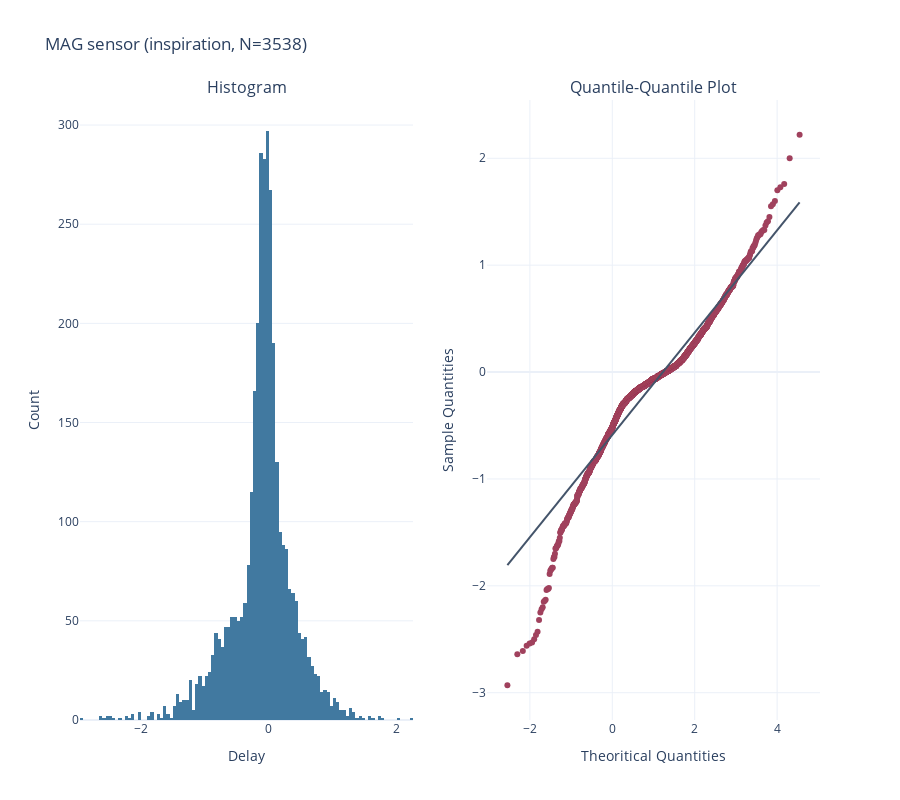
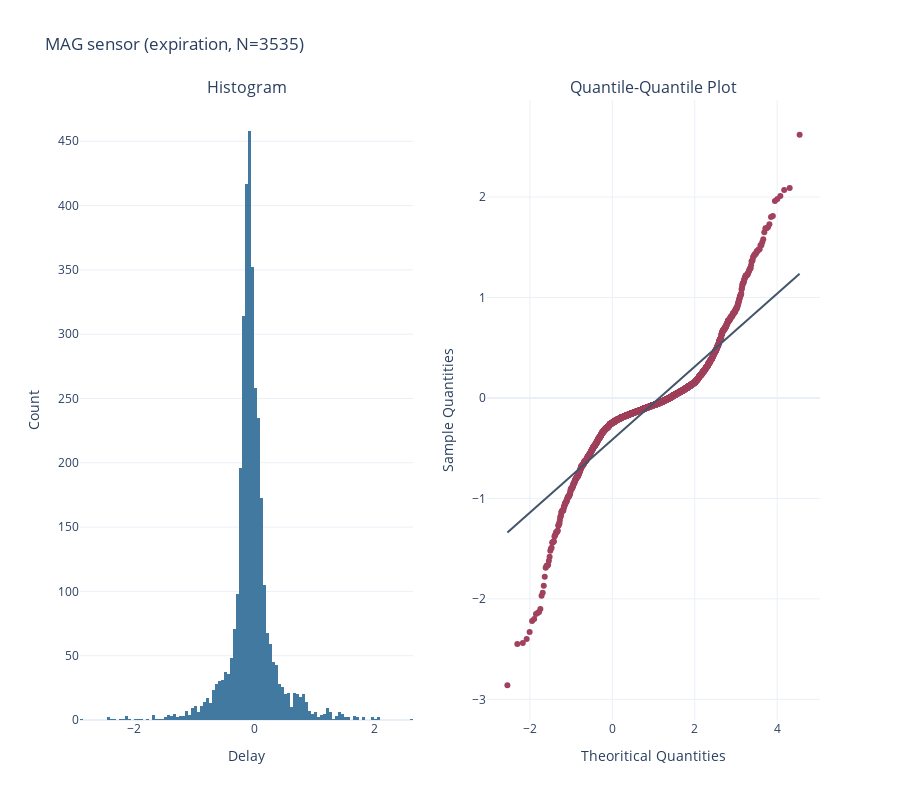
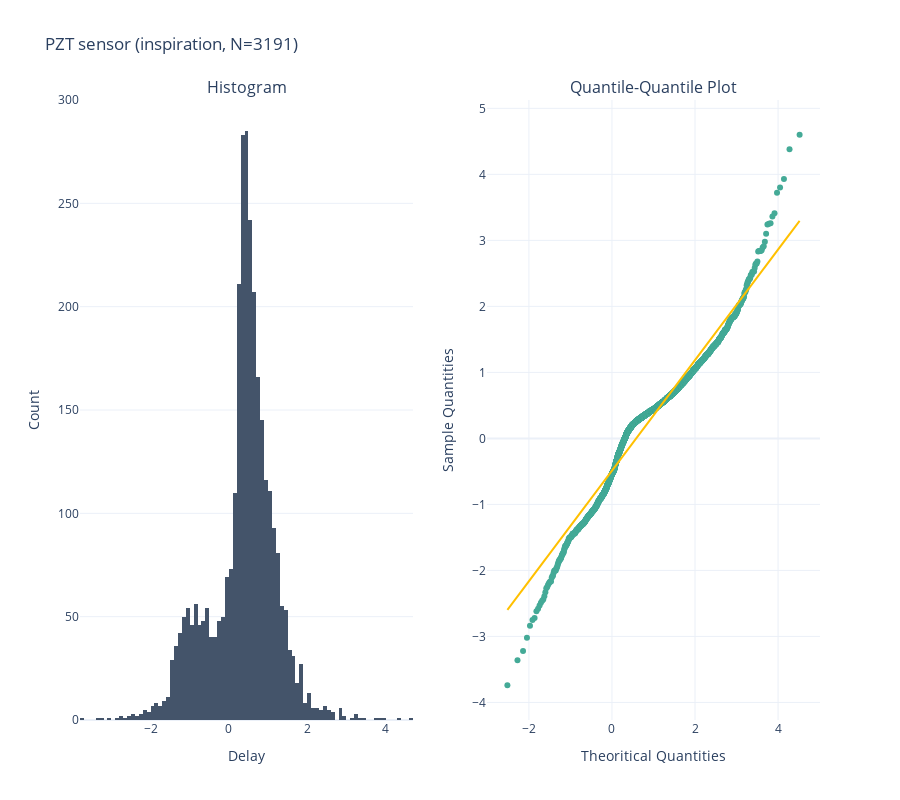
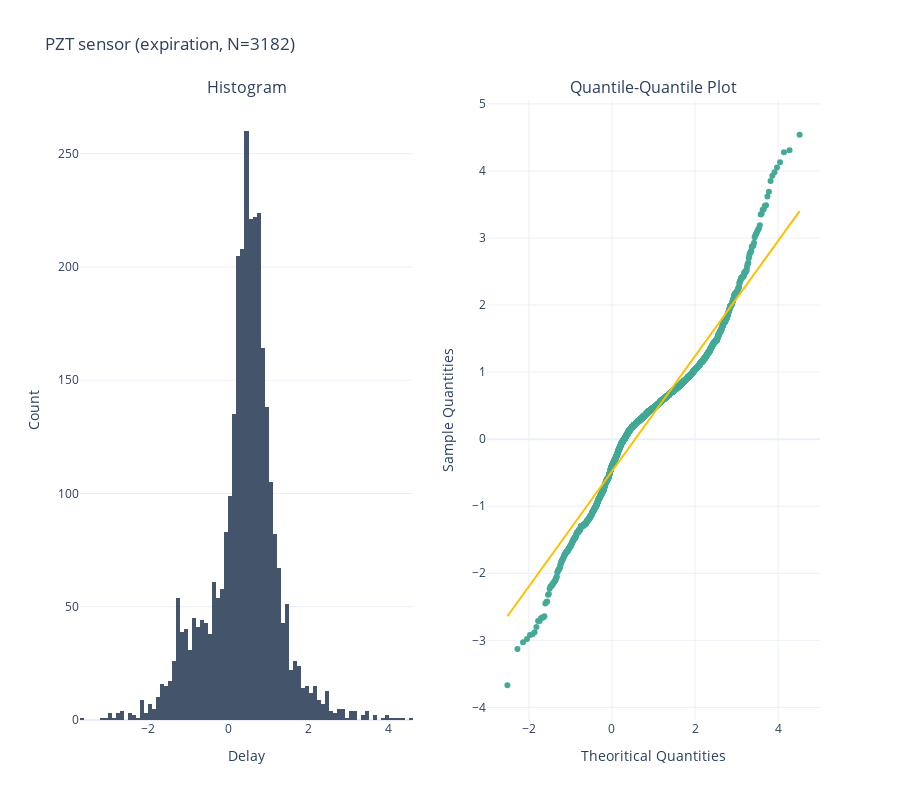

Notebook source saved alongside these figures, in order:
### Markdown cell above
### Event-specific delay analysis

### Code cell
normality_test(delays_i_all_mag, sensor="MAG", type="inspiration")
normality_test(delays_e_all_mag, sensor="MAG", type="expiration")
normality_test(delays_i_all_pzt, sensor="PZT", type="inspiration", categorical_palette=CATEGORICAL_PALETTE[2:])
normality_test(delays_e_all_pzt, sensor="PZT", type="expiration", categorical_palette=CATEGORICAL_PALETTE[2:])

### Figure 1 — Plotly figure (JSON) as saved in the notebook; plotly's stock layout.template omitted (floating-point values rounded to 4 significant figures; data arrays with more than 128 entries replaced by an {"elided": "..."} marker saying what was removed)
{"data": [{"marker": {"color": "#4179A0"}, "type": "histogram", "x": {"elided": "3538 float values"}, "xaxis": "x", "yaxis": "y"}, {"marker": {"color": "#A0415D"}, "mode": "markers", "type": "scatter", "x": {"elided": "3538 float values"}, "xaxis": "x2", "y": {"elided": "3538 float values"}, "yaxis": "y2"}, {"line": {"color": "#44546A"}, "mode": "lines", "type": "scatter", "x": [-2.546, 4.546], "xaxis": "x2", "y": [-1.806, 1.587], "yaxis": "y2"}], "layout": {"annotations": [{"font": {"size": 16}, "showarrow": false, "text": "Histogram", "x": 0.225, "xanchor": "center", "xref": "paper", "y": 1, "yanchor": "bottom", "yref": "paper"}, {"font": {"size": 16}, "showarrow": false, "text": "Quantile-Quantile Plot", "x": 0.775, "xanchor": "center", "xref": "paper", "y": 1, "yanchor": "bottom", "yref": "paper"}], "height": 800, "showlegend": false, "title": {"text": "MAG sensor (inspiration, N=3538)"}, "width": 900, "xaxis": {"anchor": "y", "domain": [0, 0.45], "title": {"text": "Delay"}, "zeroline": false}, "xaxis2": {"anchor": "y2", "domain": [0.55, 1], "title": {"text": "Theoritical Quantities"}, "zeroline": false}, "yaxis": {"anchor": "x", "domain": [0, 1], "title": {"text": "Count"}}, "yaxis2": {"anchor": "x2", "domain": [0, 1], "title": {"text": "Sample Quantities"}}}}

### Figure 2 — Plotly figure (JSON) as saved in the notebook; plotly's stock layout.template omitted (floating-point values rounded to 4 significant figures; data arrays with more than 128 entries replaced by an {"elided": "..."} marker saying what was removed)
{"data": [{"marker": {"color": "#4179A0"}, "type": "histogram", "x": {"elided": "3535 float values"}, "xaxis": "x", "yaxis": "y"}, {"marker": {"color": "#A0415D"}, "mode": "markers", "type": "scatter", "x": {"elided": "3535 float values"}, "xaxis": "x2", "y": {"elided": "3535 float values"}, "yaxis": "y2"}, {"line": {"color": "#44546A"}, "mode": "lines", "type": "scatter", "x": [-2.545, 4.545], "xaxis": "x2", "y": [-1.341, 1.238], "yaxis": "y2"}], "layout": {"annotations": [{"font": {"size": 16}, "showarrow": false, "text": "Histogram", "x": 0.225, "xanchor": "center", "xref": "paper", "y": 1, "yanchor": "bottom", "yref": "paper"}, {"font": {"size": 16}, "showarrow": false, "text": "Quantile-Quantile Plot", "x": 0.775, "xanchor": "center", "xref": "paper", "y": 1, "yanchor": "bottom", "yref": "paper"}], "height": 800, "showlegend": false, "title": {"text": "MAG sensor (expiration, N=3535)"}, "width": 900, "xaxis": {"anchor": "y", "domain": [0, 0.45], "title": {"text": "Delay"}, "zeroline": false}, "xaxis2": {"anchor": "y2", "domain": [0.55, 1], "title": {"text": "Theoritical Quantities"}, "zeroline": false}, "yaxis": {"anchor": "x", "domain": [0, 1], "title": {"text": "Count"}}, "yaxis2": {"anchor": "x2", "domain": [0, 1], "title": {"text": "Sample Quantities"}}}}

### Figure 3 — Plotly figure (JSON) as saved in the notebook; plotly's stock layout.template omitted (floating-point values rounded to 4 significant figures; data arrays with more than 128 entries replaced by an {"elided": "..."} marker saying what was removed)
{"data": [{"marker": {"color": "#44546A"}, "type": "histogram", "x": {"elided": "3191 float values"}, "xaxis": "x", "yaxis": "y"}, {"marker": {"color": "#44AA97"}, "mode": "markers", "type": "scatter", "x": {"elided": "3191 float values"}, "xaxis": "x2", "y": {"elided": "3191 float values"}, "yaxis": "y2"}, {"line": {"color": "#FFC000"}, "mode": "lines", "type": "scatter", "x": [-2.518, 4.518], "xaxis": "x2", "y": [-2.597, 3.294], "yaxis": "y2"}], "layout": {"annotations": [{"font": {"size": 16}, "showarrow": false, "text": "Histogram", "x": 0.225, "xanchor": "center", "xref": "paper", "y": 1, "yanchor": "bottom", "yref": "paper"}, {"font": {"size": 16}, "showarrow": false, "text": "Quantile-Quantile Plot", "x": 0.775, "xanchor": "center", "xref": "paper", "y": 1, "yanchor": "bottom", "yref": "paper"}], "height": 800, "showlegend": false, "title": {"text": "PZT sensor (inspiration, N=3191)"}, "width": 900, "xaxis": {"anchor": "y", "domain": [0, 0.45], "title": {"text": "Delay"}, "zeroline": false}, "xaxis2": {"anchor": "y2", "domain": [0.55, 1], "title": {"text": "Theoritical Quantities"}, "zeroline": false}, "yaxis": {"anchor": "x", "domain": [0, 1], "title": {"text": "Count"}}, "yaxis2": {"anchor": "x2", "domain": [0, 1], "title": {"text": "Sample Quantities"}}}}

### Figure 4 — Plotly figure (JSON) as saved in the notebook; plotly's stock layout.template omitted (floating-point values rounded to 4 significant figures; data arrays with more than 128 entries replaced by an {"elided": "..."} marker saying what was removed)
{"data": [{"marker": {"color": "#44546A"}, "type": "histogram", "x": {"elided": "3182 float values"}, "xaxis": "x", "yaxis": "y"}, {"marker": {"color": "#44AA97"}, "mode": "markers", "type": "scatter", "x": {"elided": "3182 float values"}, "xaxis": "x2", "y": {"elided": "3182 float values"}, "yaxis": "y2"}, {"line": {"color": "#FFC000"}, "mode": "lines", "type": "scatter", "x": [-2.518, 4.518], "xaxis": "x2", "y": [-2.641, 3.401], "yaxis": "y2"}], "layout": {"annotations": [{"font": {"size": 16}, "showarrow": false, "text": "Histogram", "x": 0.225, "xanchor": "center", "xref": "paper", "y": 1, "yanchor": "bottom", "yref": "paper"}, {"font": {"size": 16}, "showarrow": false, "text": "Quantile-Quantile Plot", "x": 0.775, "xanchor": "center", "xref": "paper", "y": 1, "yanchor": "bottom", "yref": "paper"}], "height": 800, "showlegend": false, "title": {"text": "PZT sensor (expiration, N=3182)"}, "width": 900, "xaxis": {"anchor": "y", "domain": [0, 0.45], "title": {"text": "Delay"}, "zeroline": false}, "xaxis2": {"anchor": "y2", "domain": [0.55, 1], "title": {"text": "Theoritical Quantities"}, "zeroline": false}, "yaxis": {"anchor": "x", "domain": [0, 1], "title": {"text": "Count"}}, "yaxis2": {"anchor": "x2", "domain": [0, 1], "title": {"text": "Sample Quantities"}}}}
